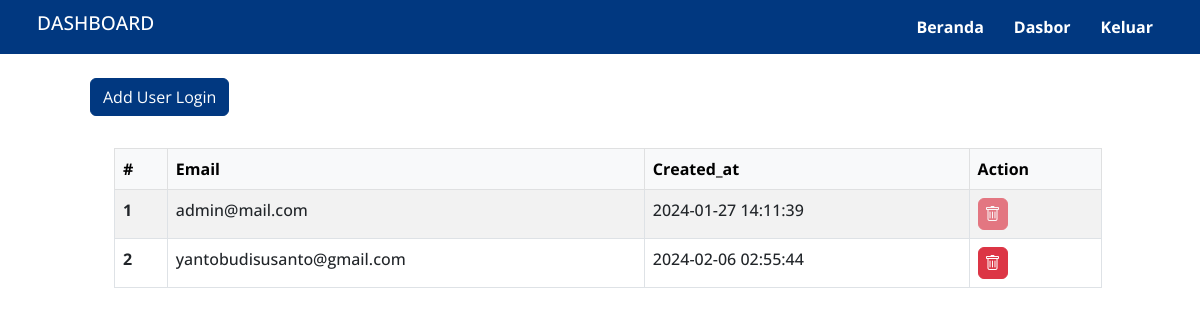
Page /data/user/index.php (signed in) on the earlier database version.
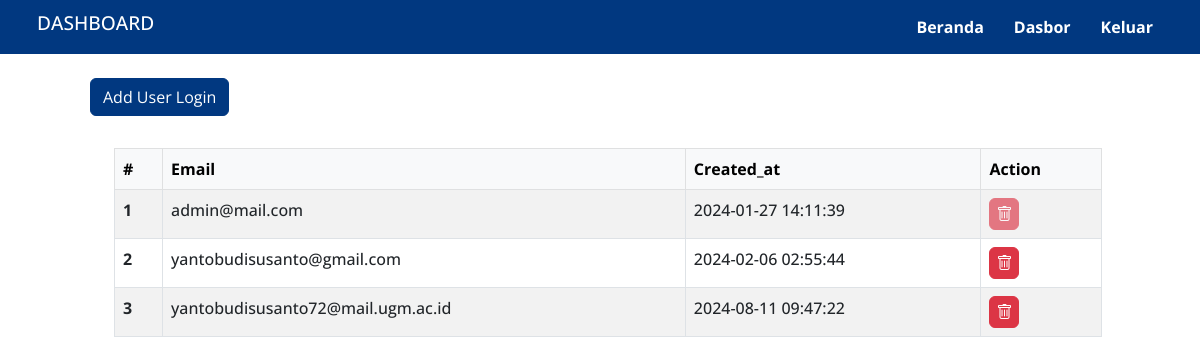
Same page on the later database version.
### tables this page shows
CREATE TABLE `users` (
  `id` int NOT NULL,
  `email` varchar(100) NOT NULL,
  `password` varchar(255) NOT NULL,
  `created_at` timestamp NULL DEFAULT CURRENT_TIMESTAMP,
  `updated_at` timestamp NULL DEFAULT CURRENT_TIMESTAMP ON UPDATE CURRENT_TIMESTAMP
);

### action/get-users.php (called while the page is built, shortened)
<?php
include 'db_connect.php';
if ($_SERVER['REQUEST_METHOD'] === 'GET') {
    if (isset($_GET['user']) && !empty($_GET['user'])) {
        $userid = $_GET['user'];
        $sql = "SELECT * FROM users WHERE id = '$userid'";
        $result = $conn->query($sql);
        if ($result->num_rows > 0) {
            $users_table = $result->fetch_assoc();
        }
    } else {
        $sql = "SELECT * FROM users";
        $result = $conn->query($sql);
        $users_table = [];
        if ($result->num_rows > 0) {
            while ($row = $result->fetch_assoc()) {
                $users_table[] = $row;
            }
        }
    }
}

### data/user/index.php (the view, shortened to what this page needs)
<!doctype html>
<html lang="en">
<head>
    <link href="https://cdn.jsdelivr.net/npm/bootstrap@5.0.2/dist/css/bootstrap.min.css" rel="stylesheet">
    <link rel="stylesheet" href="https://cdn.jsdelivr.net/npm/bootstrap-icons@1.11.3/font/bootstrap-icons.min.css">
    <link href="https://cdn.jsdelivr.net/npm/sweetalert2@11.10.3/dist/sweetalert2.min.css" rel="stylesheet">
    <link href="https://cdnjs.cloudflare.com/ajax/libs/twitter-bootstrap/5.3.0/css/bootstrap.min.css" rel="stylesheet">
    <link href="https://cdn.datatables.net/1.13.7/css/dataTables.bootstrap5.min.css" rel="stylesheet">
    <link rel="stylesheet" href="/assets/css/style.css" />
</head>
<?php include_once $_SERVER['DOCUMENT_ROOT'] . '/action/first-load.php'; ?>
<?php include_once '../../action/get-users.php' ?>
<body>
    <?php include '../../assets/view/dashboard_header.php' ?>
    <main>
        <div class="container">
            <div class="row justify-content-center  m-2 p-3">
                <div class="row gap-2 ">
                    <div class="col-md-6">
                        <a href="/data/user/add-user.php" class="btn btn-primary">Add User Login</a>
                    </div>
                    <div class="row  p-3 m-2">
                        <div class="col-md-12">
                            <table class="table table-bordered table-striped table-hover">
                                <thead class="table-light">
                                    <tr>
                                        <th scope="col">#</th>
                                        <th scope="col">Email</th>
                                        <th scope="col">Created_at</th>
                                        <th scope="col">Action</th>
                                    </tr>
                                </thead>
                                <tbody>
                                    <?php $no = 1; ?>
                                    <?php foreach ($users_table as $row) : ?>
                                        <tr>
                                            <th scope="row"><?= $no++; ?></th>
                                            <td><?= $row['email']; ?></td>
                                            <td><?= $row['created_at']; ?></td>
                                            <td>
                                                <div class="d-flex flex-row gap-1">
                                                    <?php if ($row['id'] == 1) : ?>
                                                        <button type="button" class="asbn btn btn-danger bi bi-trash delete-btn" disabled></button>
                                                    <?php else : ?>
                                                        <form id="delete-<?= $row['id']; ?>" action="/action/delete-user.php" method="post">
                                                            <button type="button" class="asbn btn btn-danger bi bi-trash delete-btn" data-id="<?= $row['id']; ?>"></button>
                                                        </form>
                                                    <?php endif ?>
                                                </div>
                                            </td>
                                        </tr>
                                    <?php endforeach ?>
                                </tbody>
                            </table>
                        </div>
                    </div>
                </div>
            </div>
        </div>
    </main>
</body>
</html>

### assets/view/dashboard_header.php (shortened to what this page needs)
<header>
    <nav>
        <div class="nav-logo">
            <div class="name-logo">
                <h1>DASHBOARD</h1>
            </div>
        </div>
        <div class="nav-menu">
            <ul class="nav-menu-group">
                <li><a href="/" title="">Beranda</a></li>
                <li><a href="/dashboard" title="">Dasbor</a></li>
                <?php if (isset($_SESSION['islogin'])) : ?>
                    <li><a href="/action/auth/process_logout.php" title="Keluar">Keluar</a></li>
                <?php else : ?>
                    <li><a href="/auth/login.php" title="Masuk">Masuk</a></li>
                <?php endif ?>
            </ul>
        </div>
    </nav>
</header>

### assets/css/style.css (style rules this page uses)
* { margin: 0; padding: 0; box-sizing: border-box; text-decoration: none !important; outline: none !important; border: none; scroll-behavior: smooth; }
body { font-family: "Open Sans", "Roboto", "Segoe UI", sans-serif; font-weight: 500; color: #141414; }
header { padding: 0rem 2rem; top: 0; position: sticky; align-items: center; background-color: #013880; z-index: 1000; }
.nav-logo { padding: 5px; }
.nav-logo .name-logo h1 { font-size: 1.2rem; max-width: 21rem; color: white; word-wrap: break-word; }
header nav { display: flex; flex-wrap: wrap; flex-direction: row; justify-content: space-between; align-items: center; gap: 1.3em; }
header .nav-menu { display: flex; justify-content: center; align-items: center; }
header .nav-menu-group { display: flex; list-style: none; justify-content: center; margin: auto; }
header .nav-menu-group li { padding: 10px; margin: 5px; font-weight: 700; }
header .nav-menu-group li a { color: white; }
.btn-primary { background-color: #013880; border-color: #013880; }
.asbn { padding: 3px 6px; font-size: 1rem; }
ul, #myUL { list-style-type: none; }

Differences in the rows shown:
added users: email "yantobudisusanto72@mail.ugm.ac.id", created_at "2024-08-11 09:47:22"
